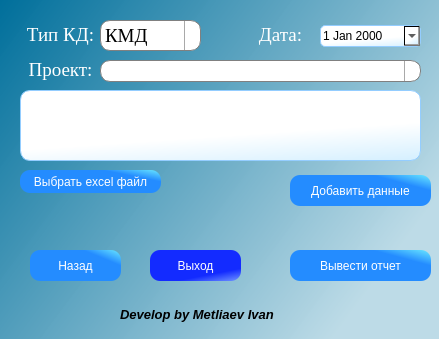
<?xml version="1.0" encoding="UTF-8"?>
<ui version="4.0">
 <class>MainWindow</class>
 <widget class="QMainWindow" name="MainWindow">
  <property name="geometry">
   <rect>
    <x>0</x>
    <y>0</y>
    <width>439</width>
    <height>339</height>
   </rect>
  </property>
  <property name="minimumSize">
   <size>
    <width>437</width>
    <height>328</height>
   </size>
  </property>
  <property name="maximumSize">
   <size>
    <width>440</width>
    <height>340</height>
   </size>
  </property>
  <property name="windowTitle">
   <string>Добавление данных</string>
  </property>
  <property name="styleSheet">
   <string notr="true">QWidget#centralwidget{
     background:qlineargradient(spread:pad, x1:0, y1:0, x2:1, y2:0.574, stop:0 rgba(0, 111, 155, 255), stop:1 rgba(187, 218, 230, 248));
}</string>
  </property>
  <widget class="QWidget" name="centralwidget">
   <widget class="QPushButton" name="chooseButton">
    <property name="geometry">
     <rect>
      <x>20</x>
      <y>170</y>
      <width>141</width>
      <height>23</height>
     </rect>
    </property>
    <property name="styleSheet">
     <string notr="true">QPushButton{
     background-color: qlineargradient(spread:pad, x1:0.75, y1:0.204545, x2:1, y2:0, stop:0 rgba(36, 140, 255, 255), stop:1 rgba(106, 232, 255, 255));
     border-style: outset;
     border-radius: 10px;
     font: 10pt &quot;Times New Roman&quot;;
	 color:white;
 }

QPushButton:hover{
     background-color:qlineargradient(spread:pad, x1:0, y1:0, x2:1, y2:0, stop:0 rgba(0, 171, 0, 255), stop:1 rgba(255, 255, 255, 255));
     border-style: inset;
     font: 12pt &quot;Times New Roman&quot;;
	 color:black;
 }</string>
    </property>
    <property name="text">
     <string>Выбрать excel файл</string>
    </property>
   </widget>
   <widget class="QComboBox" name="progectBox">
    <property name="geometry">
     <rect>
      <x>100</x>
      <y>60</y>
      <width>321</width>
      <height>22</height>
     </rect>
    </property>
    <property name="font">
     <font>
      <family>Times New Roman</family>
      <pointsize>14</pointsize>
      <weight>9</weight>
      <italic>false</italic>
      <bold>false</bold>
     </font>
    </property>
    <property name="styleSheet">
     <string notr="true">QComboBox {
    border: 1px solid gray;
    border-radius: 10px;
    font: 75 14pt &quot;Times New Roman&quot;;
}
QComboBox QAbstractItemView {
    border: 3px solid darkgray;
    selection-background-color:qlineargradient(spread:pad, x1:0.886, y1:0.0625, x2:1, y2:0, stop:0.869318 rgba(0, 124, 255, 237), stop:1 rgba(255, 255, 255, 255));
}
QComboBox:on { /* shift the text when the popup opens */
    padding-top: 3px;
    padding-left: 4px;
}

QComboBox::drop-down {
    subcontrol-origin: padding;
    subcontrol-position: top right;
    width: 15px;
    border-left-width: 1px;
    border-left-color: darkgray;
    border-left-style: solid; /* just a single line */
    border-top-right-radius: 3px; /* same radius as the QComboBox */
    border-bottom-right-radius: 3px;
}

QComboBox::down-arrow {
    image: url(:/arrow/dop/arrow.png);
	height: 18;
	width: 18;
}

QComboBox::down-arrow:on { /* shift the arrow when popup is open */
    top: 1px;
    left: 1px;
}
QComboBox:editable {
    background: white;
}

QComboBox:!editable, QComboBox::drop-down:editable {
     background: qlineargradient(x1: 0, y1: 0, x2: 0, y2: 1,
                                 stop: 0 #E1E1E1, stop: 0.4 #DDDDDD,
                                 stop: 0.5 #D8D8D8, stop: 1.0 #D3D3D3);
}

/* QComboBox gets the &quot;on&quot; state when the popup is open */
QComboBox:!editable:on, QComboBox::drop-down:editable:on {
    background: qlineargradient(x1: 0, y1: 0, x2: 0, y2: 1,
                                stop: 0 #D3D3D3, stop: 0.4 #D8D8D8,
                                stop: 0.5 #DDDDDD, stop: 1.0 #E1E1E1);
}
QComboBox QAbstractItemView::item:hover {
    color: black;
    background-color: lightgreen;   /*  The whole drop-down window crosss the background color of each item */
}

/*  After dropping, the entire drop-down window is selected for each pattern. */
QComboBox QAbstractItemView::item:selected {
    color: #FFFFFF;
    background-color: lightgreen;
}
QComboBox:hover {
    background:qradialgradient(spread:pad, cx:0.5, cy:0.5, radius:0.5, fx:0.5, fy:0.5, stop:0 rgba(209, 248, 255, 255), stop:1 rgba(234, 255, 255, 255));
}</string>
    </property>
   </widget>
   <widget class="QPushButton" name="backButton">
    <property name="geometry">
     <rect>
      <x>30</x>
      <y>250</y>
      <width>91</width>
      <height>31</height>
     </rect>
    </property>
    <property name="styleSheet">
     <string notr="true">QPushButton{
     background-color: qlineargradient(spread:pad, x1:0.75, y1:0.204545, x2:1, y2:0, stop:0 rgba(36, 140, 255, 255), stop:1 rgba(106, 232, 255, 255));
     border-style: outset;
     border-radius: 10px;
     font: 10pt &quot;Times New Roman&quot;;
	 color:white;
 }

QPushButton:hover{
     background-color:qlineargradient(spread:reflect, x1:0, y1:0.261, x2:0.989, y2:0, stop:0.267045 rgba(255, 0, 0, 255), stop:1 rgba(255, 255, 255, 255));
     border-style: inset;
     font: 12pt &quot;Times New Roman&quot;;
	 color:black;
 }</string>
    </property>
    <property name="text">
     <string>Назад</string>
    </property>
   </widget>
   <widget class="QPushButton" name="exitButton">
    <property name="geometry">
     <rect>
      <x>150</x>
      <y>250</y>
      <width>91</width>
      <height>31</height>
     </rect>
    </property>
    <property name="styleSheet">
     <string notr="true">QPushButton{
     background-color: qlineargradient(spread:pad, x1:0.823864, y1:0.693, x2:1, y2:1, stop:0 rgba(19, 43, 255, 255), stop:1 rgba(113, 149, 255, 255));
     border-style: outset;
     border-radius: 10px;
     font: 10pt &quot;Times New Roman&quot;;
	 color:white;
 }

QPushButton:hover{
     background-color:qlineargradient(spread:reflect, x1:0, y1:0.261, x2:0.989, y2:0, stop:0.267045 rgba(255, 0, 0, 255), stop:1 rgba(255, 255, 255, 255));
     border-style: inset;
     font: 12pt &quot;Times New Roman&quot;;
	 color:black;
 }</string>
    </property>
    <property name="text">
     <string>Выход</string>
    </property>
   </widget>
   <widget class="QPushButton" name="reportButton">
    <property name="geometry">
     <rect>
      <x>290</x>
      <y>250</y>
      <width>141</width>
      <height>31</height>
     </rect>
    </property>
    <property name="styleSheet">
     <string notr="true">QPushButton{
     background-color: qlineargradient(spread:pad, x1:0.75, y1:0.204545, x2:1, y2:0, stop:0 rgba(36, 140, 255, 255), stop:1 rgba(106, 232, 255, 255));
     border-style: outset;
     border-radius: 10px;
     font: 10pt &quot;Times New Roman&quot;;
	 color:white;
 }

QPushButton:hover{
     background-color:qlineargradient(spread:pad, x1:0, y1:0, x2:1, y2:0, stop:0 rgba(0, 171, 0, 255), stop:1 rgba(255, 255, 255, 255));
     border-style: inset;
     font: 12pt &quot;Times New Roman&quot;;
	 color:black;
 }</string>
    </property>
    <property name="text">
     <string>Вывести отчет</string>
    </property>
   </widget>
   <widget class="QLabel" name="label">
    <property name="geometry">
     <rect>
      <x>10</x>
      <y>60</y>
      <width>101</width>
      <height>20</height>
     </rect>
    </property>
    <property name="font">
     <font>
      <family>Times New Roman</family>
      <pointsize>14</pointsize>
      <weight>50</weight>
      <bold>false</bold>
     </font>
    </property>
    <property name="styleSheet">
     <string notr="true">color:white;</string>
    </property>
    <property name="text">
     <string>Проект:</string>
    </property>
    <property name="alignment">
     <set>Qt::AlignCenter</set>
    </property>
   </widget>
   <widget class="QPushButton" name="add_data_from_excelButton">
    <property name="geometry">
     <rect>
      <x>290</x>
      <y>175</y>
      <width>141</width>
      <height>31</height>
     </rect>
    </property>
    <property name="styleSheet">
     <string notr="true">QPushButton{
     background-color: qlineargradient(spread:pad, x1:0.75, y1:0.204545, x2:1, y2:0, stop:0 rgba(36, 140, 255, 255), stop:1 rgba(106, 232, 255, 255));
     border-style: outset;
     border-radius: 10px;
     font: 10pt &quot;Times New Roman&quot;;
	 color:white;
 }

QPushButton:hover{
     background-color:qlineargradient(spread:pad, x1:0, y1:0, x2:1, y2:0, stop:0 rgba(0, 171, 0, 255), stop:1 rgba(255, 255, 255, 255));
     border-style: inset;
     font: 12pt &quot;Times New Roman&quot;;
	 color:black;
 }</string>
    </property>
    <property name="text">
     <string>Добавить данные</string>
    </property>
   </widget>
   <widget class="QPlainTextEdit" name="plainTextEdit">
    <property name="geometry">
     <rect>
      <x>20</x>
      <y>90</y>
      <width>401</width>
      <height>71</height>
     </rect>
    </property>
    <property name="styleSheet">
     <string notr="true">QPlainTextEdit{
     background-color:qlineargradient(spread:pad, x1:1, y1:1, x2:0.813, y2:0.527727, stop:0 rgba(212, 239, 255, 255), stop:1 rgba(255, 255, 255, 255));
	border : 1px solid;
	border-color:rgb(148, 205, 255);
    border-radius: 10%;
	color:black;
	font: 8pt &quot;Times New Roman&quot;;
 }

QPlainTextEdit:focus{
	border : 2px solid;
     border-color:rgb(137, 198, 255);
	 color:black;
 }</string>
    </property>
    <property name="readOnly">
     <bool>true</bool>
    </property>
   </widget>
   <widget class="QDateEdit" name="dateEdit">
    <property name="geometry">
     <rect>
      <x>320</x>
      <y>25</y>
      <width>101</width>
      <height>22</height>
     </rect>
    </property>
    <property name="styleSheet">
     <string notr="true">QDateEdit{
     background-color:qlineargradient(spread:pad, x1:1, y1:1, x2:0.813, y2:0.527727, stop:0 rgba(212, 239, 255, 255), stop:1 rgba(255, 255, 255, 255));
	border : 1px solid;
	border-color:rgb(148, 205, 255);
    border-radius: 5%;
	color:black;
	font: 12pt &quot;Times New Roman&quot;;
 }</string>
    </property>
    <property name="dateTime">
     <datetime>
      <hour>0</hour>
      <minute>0</minute>
      <second>0</second>
      <year>2000</year>
      <month>1</month>
      <day>1</day>
     </datetime>
    </property>
    <property name="calendarPopup">
     <bool>true</bool>
    </property>
   </widget>
   <widget class="QLabel" name="label_develop">
    <property name="geometry">
     <rect>
      <x>120</x>
      <y>299</y>
      <width>161</width>
      <height>31</height>
     </rect>
    </property>
    <property name="font">
     <font>
      <family>MS Sans Serif</family>
      <pointsize>10</pointsize>
      <weight>75</weight>
      <italic>true</italic>
      <bold>true</bold>
     </font>
    </property>
    <property name="text">
     <string>Develop by Metliaev Ivan</string>
    </property>
   </widget>
   <widget class="QLabel" name="logo">
    <property name="geometry">
     <rect>
      <x>290</x>
      <y>290</y>
      <width>51</width>
      <height>51</height>
     </rect>
    </property>
    <property name="minimumSize">
     <size>
      <width>30</width>
      <height>30</height>
     </size>
    </property>
    <property name="styleSheet">
     <string notr="true">image:url(:/logo/logo/35th Parallel-logos1.png);
</string>
    </property>
    <property name="text">
     <string/>
    </property>
   </widget>
   <widget class="QLabel" name="success_2">
    <property name="geometry">
     <rect>
      <x>230</x>
      <y>160</y>
      <width>51</width>
      <height>51</height>
     </rect>
    </property>
    <property name="minimumSize">
     <size>
      <width>30</width>
      <height>30</height>
     </size>
    </property>
    <property name="styleSheet">
     <string notr="true"/>
    </property>
    <property name="text">
     <string/>
    </property>
   </widget>
   <widget class="QComboBox" name="type_progBox">
    <property name="geometry">
     <rect>
      <x>100</x>
      <y>20</y>
      <width>101</width>
      <height>31</height>
     </rect>
    </property>
    <property name="font">
     <font>
      <family>Times New Roman</family>
      <pointsize>14</pointsize>
      <weight>9</weight>
      <italic>false</italic>
      <bold>false</bold>
     </font>
    </property>
    <property name="styleSheet">
     <string notr="true">QComboBox {
    border: 1px solid gray;
    border-radius: 10px;
    font: 75 14pt &quot;Times New Roman&quot;;
}
QComboBox QAbstractItemView {
    border: 3px solid darkgray;
    selection-background-color:qlineargradient(spread:pad, x1:0.886, y1:0.0625, x2:1, y2:0, stop:0.869318 rgba(0, 124, 255, 237), stop:1 rgba(255, 255, 255, 255));
}
QComboBox:on { /* shift the text when the popup opens */
    padding-top: 3px;
    padding-left: 4px;
}

QComboBox::drop-down {
    subcontrol-origin: padding;
    subcontrol-position: top right;
    width: 15px;
    border-left-width: 1px;
    border-left-color: darkgray;
    border-left-style: solid; /* just a single line */
    border-top-right-radius: 3px; /* same radius as the QComboBox */
    border-bottom-right-radius: 3px;
}

QComboBox::down-arrow {
    image: url(:/arrow/dop/arrow.png);
	height: 18;
	width: 18;
}

QComboBox::down-arrow:on { /* shift the arrow when popup is open */
    top: 1px;
    left: 1px;
}
QComboBox:editable {
    background: white;
}

QComboBox:!editable, QComboBox::drop-down:editable {
     background: qlineargradient(x1: 0, y1: 0, x2: 0, y2: 1,
                                 stop: 0 #E1E1E1, stop: 0.4 #DDDDDD,
                                 stop: 0.5 #D8D8D8, stop: 1.0 #D3D3D3);
}

/* QComboBox gets the &quot;on&quot; state when the popup is open */
QComboBox:!editable:on, QComboBox::drop-down:editable:on {
    background: qlineargradient(x1: 0, y1: 0, x2: 0, y2: 1,
                                stop: 0 #D3D3D3, stop: 0.4 #D8D8D8,
                                stop: 0.5 #DDDDDD, stop: 1.0 #E1E1E1);
}
QComboBox QAbstractItemView::item:hover {
    color: black;
    background-color: lightgreen;   /*  The whole drop-down window crosss the background color of each item */
}

/*  After dropping, the entire drop-down window is selected for each pattern. */
QComboBox QAbstractItemView::item:selected {
    color: #FFFFFF;
    background-color: lightgreen;
}
QComboBox:hover {
    background:qradialgradient(spread:pad, cx:0.5, cy:0.5, radius:0.5, fx:0.5, fy:0.5, stop:0 rgba(209, 248, 255, 255), stop:1 rgba(234, 255, 255, 255));
}</string>
    </property>
    <item>
     <property name="text">
      <string>КМД</string>
     </property>
    </item>
    <item>
     <property name="text">
      <string>ПВХ</string>
     </property>
    </item>
    <item>
     <property name="text">
      <string>СПУ</string>
     </property>
    </item>
   </widget>
   <widget class="QLabel" name="label_2">
    <property name="geometry">
     <rect>
      <x>10</x>
      <y>25</y>
      <width>101</width>
      <height>20</height>
     </rect>
    </property>
    <property name="font">
     <font>
      <family>Times New Roman</family>
      <pointsize>14</pointsize>
      <weight>50</weight>
      <bold>false</bold>
     </font>
    </property>
    <property name="styleSheet">
     <string notr="true">color:white;</string>
    </property>
    <property name="text">
     <string>Тип КД:</string>
    </property>
    <property name="alignment">
     <set>Qt::AlignCenter</set>
    </property>
   </widget>
   <widget class="QLabel" name="label_3">
    <property name="geometry">
     <rect>
      <x>250</x>
      <y>25</y>
      <width>61</width>
      <height>20</height>
     </rect>
    </property>
    <property name="font">
     <font>
      <family>Times New Roman</family>
      <pointsize>14</pointsize>
      <weight>50</weight>
      <bold>false</bold>
     </font>
    </property>
    <property name="styleSheet">
     <string notr="true">color:white;</string>
    </property>
    <property name="text">
     <string>Дата:</string>
    </property>
    <property name="alignment">
     <set>Qt::AlignCenter</set>
    </property>
   </widget>
  </widget>
 </widget>
 <resources>
  <include location="../images/images_store.qrc"/>
 </resources>
 <connections>
  <connection>
   <sender>exitButton</sender>
   <signal>clicked()</signal>
   <receiver>MainWindow</receiver>
   <slot>close()</slot>
   <hints>
    <hint type="sourcelabel">
     <x>175</x>
     <y>185</y>
    </hint>
    <hint type="destinationlabel">
     <x>210</x>
     <y>108</y>
    </hint>
   </hints>
  </connection>
 </connections>
</ui>
